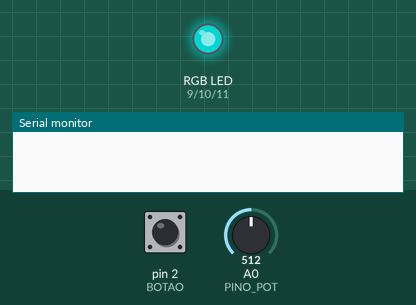
A sketch run on a simulated Arduino Uno, built with avr-gcc and run on an emulated ATmega328P. On the bench: an RGB LED mixed from three pins (HIGH = lit), the last lines printed to the serial monitor. Inputs (shaded band) come from the test bench; at power-on: pin 2 (BOTAO) HIGH, A0 (PINO_POT) = 512. Dim RGB values are drawn brighter than linear.

Above: at 1.2 s.
1.3 s: pin 2 (BOTAO) pulled LOW for 0.15 s
At 2.5 s:
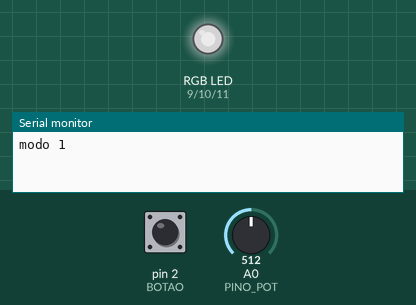
2.9 s: A0 (PINO_POT) set to 716
At 4.1 s:
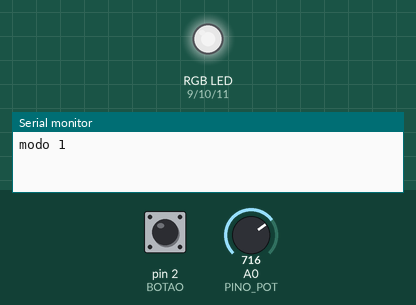
4.4 s: pin 2 (BOTAO) pulled LOW for 1 s
At 4.61 s:
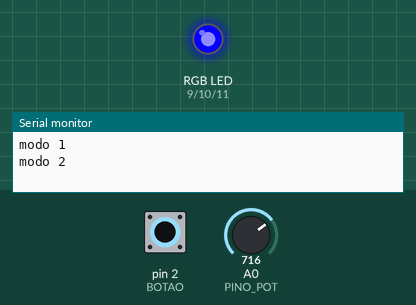
7.4 s: A0 (PINO_POT) set to 86
10.4 s: A0 (PINO_POT) set to 75
At 10.9 s:
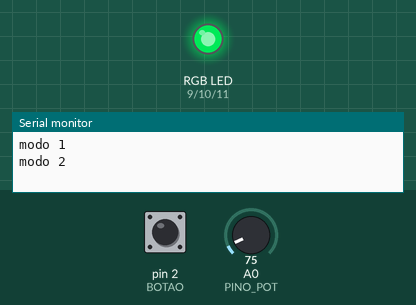
13.4 s: A0 (PINO_POT) set to 122
Timing chart, 0 to 27.0 s (numbered marks = the images above; inputs shaded):
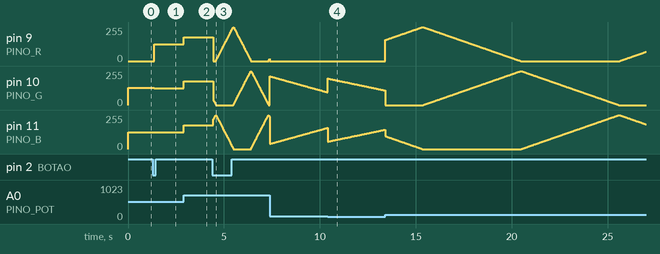

Measured:
- the behaviour switches between 79 and 78 on A0 (PINO_POT) (found by bisection; images 3 and 4)
- after the input at 1.3 s, pin 9 (PINO_R): 0/255 → 127/255 after 0.06 s; pin 10 (PINO_G): 128/255 → 127/255 after 0.06 s
- after the input at 2.9 s, pin 9 (PINO_R), pin 10 (PINO_G), pin 11 (PINO_B): 127/255 → 178/255 at once
- after the input at 10.4 s, pin 9 (PINO_R): stays 0/255 (without the input it goes to 1/255 after 2.4 s)

The sketch:

04b_rgb_pot.ino
```cpp
/*
  04b - LED RGB controlado por potenciometro (cor) e botao (modo)
  Placa: Arduino Uno/Nano

  Ligacoes: RGB igual ao sketch 04 (R->9, G->10, B->11, comum->GND, resistores 220)
            Potenciometro 10k: pontas em 5V e GND, meio em A0
            Botao: pino 2 <-> GND (INPUT_PULLUP)

  O potenciometro escolhe a COR (girando pelo arco-iris) e o botao troca o MODO:
    modo 0: cor fixa escolhida pelo pot
    modo 1: pot controla o BRILHO do branco
    modo 2: arco-iris automatico (pot controla a velocidade)

  O que aprender: analogRead + map, funcao que converte "matiz" (0..767) em R,G,B,
  e uma variavel de MODO para o mesmo hardware fazer coisas diferentes.
*/
const int PINO_R = 9, PINO_G = 10, PINO_B = 11, PINO_POT = A0, BOTAO = 2;
int modo = 0;
bool botaoAntes = HIGH;

void cor(int r, int g, int b) { analogWrite(PINO_R, r); analogWrite(PINO_G, g); analogWrite(PINO_B, b); }

// matiz de 0 a 767: vermelho -> verde -> azul -> vermelho
void corPorMatiz(int h) {
  h = h % 768;
  if (h < 256)       cor(255 - h, h, 0);
  else if (h < 512)  cor(0, 511 - h, h - 256);
  else               cor(h - 512, 0, 767 - h);
}

void setup() {
  pinMode(PINO_R, OUTPUT); pinMode(PINO_G, OUTPUT); pinMode(PINO_B, OUTPUT);
  pinMode(BOTAO, INPUT_PULLUP);
  Serial.begin(9600);
}

void loop() {
  // botao troca de modo (na borda, com debounce)
  bool botaoAgora = digitalRead(BOTAO);
  if (botaoAntes == HIGH && botaoAgora == LOW) {
    modo = (modo + 1) % 3;
    Serial.print("modo "); Serial.println(modo);
    delay(50);
  }
  botaoAntes = botaoAgora;

  int pot = analogRead(PINO_POT);                 // 0..1023

  if (modo == 0) {
    corPorMatiz(map(pot, 0, 1023, 0, 767));       // pot escolhe a cor
  } else if (modo == 1) {
    int brilho = map(pot, 0, 1023, 0, 255);       // pot escolhe o brilho do branco
    cor(brilho, brilho, brilho);
  } else {
    int velocidade = map(pot, 0, 1023, 1, 40);    // pot escolhe a velocidade
    corPorMatiz((millis() / 10) * velocidade / 10);
  }
  delay(10);
}
```
